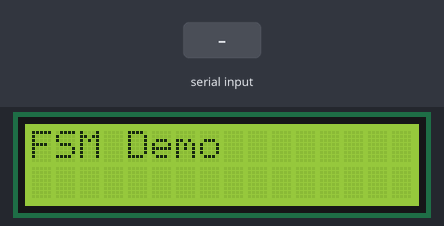
Simulated run of this sketch. Board: Arduino Uno, built with avr-gcc and run on an emulated ATmega328P. Shown: 16×2 character LCD. Inputs (shaded band) come from the test bench. What the sketch prints to the serial monitor is not drawn.

Above: at 0.1 s.
At 2.2 s:
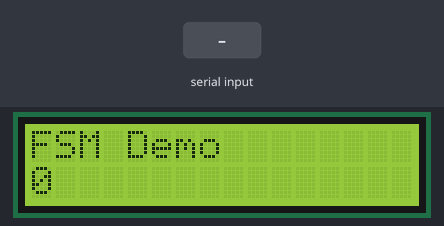
2.3 s: "$" received over Serial
Timing chart, 0 to 5.3 s (numbered marks = the images above; inputs shaded):
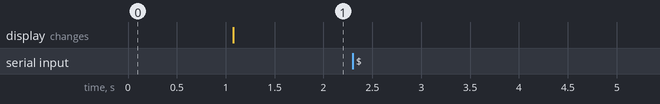

The sketch:

FSM_Demo_1.ino
```cpp
#include <Wire.h>
#include <LiquidCrystal_I2C.h>

LiquidCrystal_I2C lcd(0x27, 16, 2);

enum states {  // Define enumerated type for state machine states
  ZERO,
  ONE,
  TWO,
  THREE
};

states state;                         // Global variable to store current state

void setup()
{
  Serial.begin(115200);

  lcd.begin();
  lcd.clear();
  lcd.setCursor(0, 0);
  lcd.print("FSM Demo");
  delay(1000);
  state = ZERO;
}


void loop() {

  switch (state) {
    case ZERO:
      lcd.setCursor(0, 1);
      lcd.print("0");
      if (serialRead() == 1) {
        state = ONE;
        lcd.setCursor(0, 1);
        lcd.print("1");
      }
      break;

    case ONE:
      if (serialRead() == 1) {
        state = TWO;
        lcd.setCursor(0, 1);
        lcd.print("2");
      }
      break;

    case TWO:
      if (serialRead() == 1) {
        state = THREE;
        lcd.setCursor(0, 1);
        lcd.print("3");
      }
      break;

    case THREE:
      if (serialRead() == 1) {
        state = ZERO;
        lcd.setCursor(0, 1);
        lcd.print("0");
      }
      break;
  }
}

int serialRead() {
  while (Serial.available() > 0)
  {
    char c = Serial.read();
    if (c == '$')
    {
      Serial.println("'$'Received");
      char c = Serial.read();
      c = c - 48;
      return c;
    }
  }
}
```

Measured:
- after the input at 2.3 s, every drawn part: stays the same
